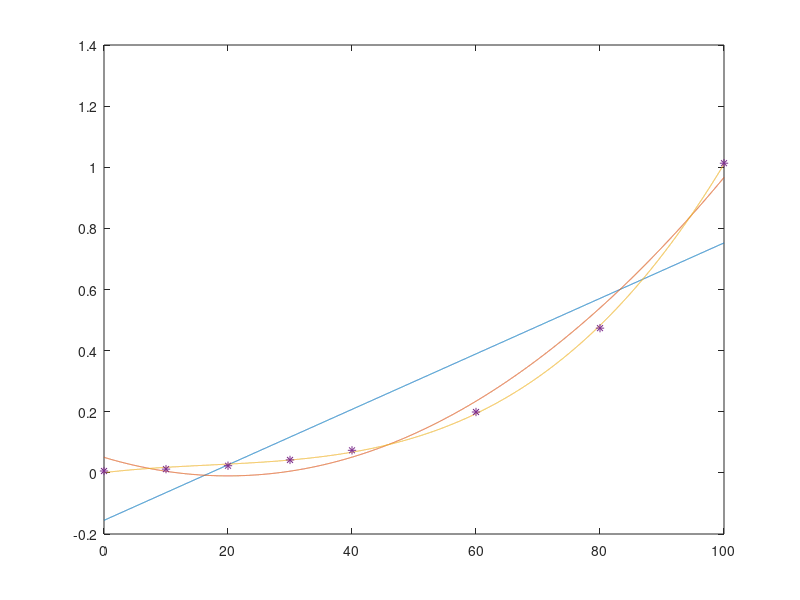

Write the MATLAB code that produced this figure.
T = [0, 10, 20, 30, 40, 60, 80, 100];
P = [0.0061, 0.0123, 0.0234, 0.0424, 0.0738, 0.1992, 0.4736, 1.0133];

f1 = polyfit(T, P, 1);
p1 = polyval (f1, 45)


f2 = polyfit(T, P, 2);
f3 = polyfit(T, P, 3);

p2 = polyval(f2, 45)
p3 = polyval(f3, 45)

v = 0.095848;
abs(p1 - v)
abs(p2 - v)
abs(p3 - v)


range = 0 : 0.01 : 100;
pp1 = polyval(f1, range);
pp2 = polyval(f2, range);
pp3 = polyval(f3, range);


plot(range, pp1, range, pp2, range, pp3, T, P, "*");
